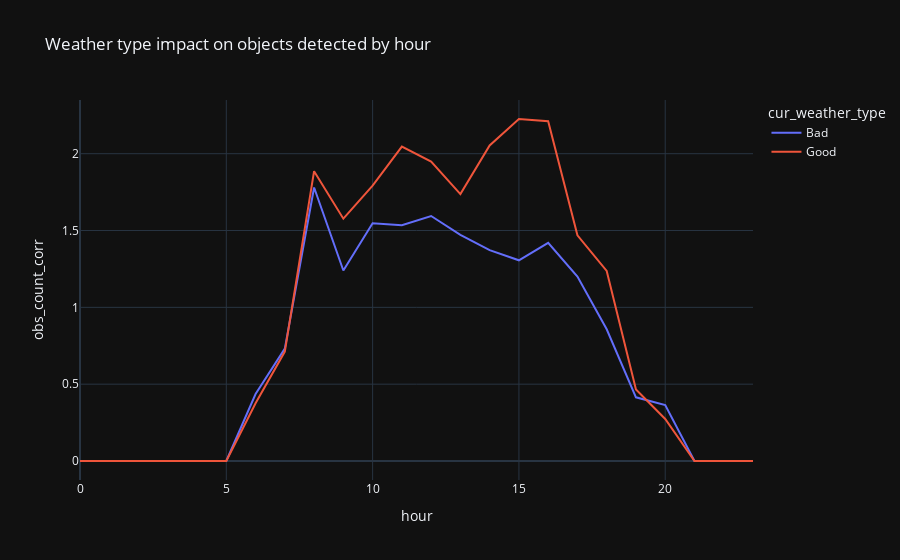

The notebook cell this image was saved under:
### Markdown cell above
As can be seen in the plot below, when weather is bad - the number of observations is the lowest.

Then, during a good weather, there is a visible increase in the activity.

### Code cell
grouped = merged.groupby(['hour', 'cur_weather_type'])['obs_count_corr'].mean().reset_index()
px.line(grouped, y="obs_count_corr", x='hour', color="cur_weather_type",
             title='Weather type impact on objects detected by hour')

### Figure 1 — Plotly figure (JSON) as saved in the notebook; plotly's stock layout.template omitted (floating-point values rounded to 4 significant figures)
{"data": [{"hovertemplate": "cur_weather_type=Bad<br>hour=%{x}<br>obs_count_corr=%{y}<extra></extra>", "legendgroup": "Bad", "line": {"color": "#636efa", "dash": "solid"}, "mode": "lines", "name": "Bad", "showlegend": true, "type": "scatter", "x": [0, 1, 2, 3, 4, 5, 6, 7, 8, 9, 10, 11, 12, 13, 14, 15, 16, 17, 18, 19, 20, 21, 22, 23], "xaxis": "x", "y": [0, 0, 0, 0, 0, 0, 0.4359, 0.7317, 1.78, 1.24, 1.547, 1.535, 1.595, 1.472, 1.372, 1.306, 1.42, 1.2, 0.8571, 0.4146, 0.3636, 0, 0, 0], "yaxis": "y"}, {"hovertemplate": "cur_weather_type=Good<br>hour=%{x}<br>obs_count_corr=%{y}<extra></extra>", "legendgroup": "Good", "line": {"color": "#EF553B", "dash": "solid"}, "mode": "lines", "name": "Good", "showlegend": true, "type": "scatter", "x": [0, 1, 2, 3, 4, 5, 6, 7, 8, 9, 10, 11, 12, 13, 14, 15, 16, 17, 18, 19, 20, 21, 22, 23], "xaxis": "x", "y": [0, 0, 0, 0, 0, 0, 0.3759, 0.7121, 1.886, 1.577, 1.792, 2.046, 1.949, 1.737, 2.054, 2.226, 2.211, 1.469, 1.237, 0.4656, 0.2734, 0, 0, 0], "yaxis": "y"}], "layout": {"autosize": true, "legend": {"title": {"text": "cur_weather_type"}, "tracegroupgap": 0}, "title": {"text": "Weather type impact on objects detected by hour"}, "xaxis": {"anchor": "y", "autorange": true, "domain": [0, 1], "range": [0, 23], "title": {"text": "hour"}, "type": "linear"}, "yaxis": {"anchor": "x", "autorange": true, "domain": [0, 1], "range": [-0.1237, 2.349], "title": {"text": "obs_count_corr"}, "type": "linear"}}}
